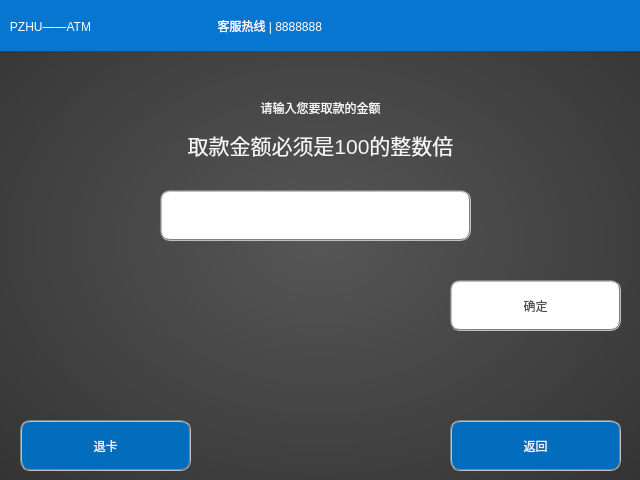
<?xml version="1.0" encoding="UTF-8"?>
<ui version="4.0">
 <class>WithdrawlDlg</class>
 <widget class="QDialog" name="WithdrawlDlg">
  <property name="geometry">
   <rect>
    <x>0</x>
    <y>0</y>
    <width>640</width>
    <height>480</height>
   </rect>
  </property>
  <property name="windowTitle">
   <string>Dialog</string>
  </property>
  <property name="styleSheet">
   <string notr="true">background-color: rgb(57, 54, 61);
background-color: qradialgradient(spread:pad, cx:0.5, cy:0.5, radius:1.9, fx:0.5, fy:0.5, stop:0.0113636 rgba(85, 85, 85, 255), stop:0.403409 rgba(49, 49, 49, 255));</string>
  </property>
  <property name="inputMethodHints">
   <set>Qt::ImhFormattedNumbersOnly</set>
  </property>
  <widget class="QLabel" name="label_2">
   <property name="geometry">
    <rect>
     <x>0</x>
     <y>80</y>
     <width>641</width>
     <height>101</height>
    </rect>
   </property>
   <property name="styleSheet">
    <string notr="true">font: 75 30pt &quot;微软雅黑&quot;;
color: rgb(245, 245, 245);

background-color: transparent;</string>
   </property>
   <property name="text">
    <string>&lt;html&gt;&lt;head/&gt;&lt;body&gt;&lt;p&gt;请输入您要取款的金额&lt;/p&gt;&lt;p&gt;&lt;span style=&quot; font-size:16pt;&quot;&gt;取款金额必须是100的整数倍&lt;/span&gt;&lt;/p&gt;&lt;/body&gt;&lt;/html&gt;</string>
   </property>
   <property name="alignment">
    <set>Qt::AlignCenter</set>
   </property>
  </widget>
  <widget class="QLabel" name="label">
   <property name="geometry">
    <rect>
     <x>0</x>
     <y>0</y>
     <width>641</width>
     <height>51</height>
    </rect>
   </property>
   <property name="sizePolicy">
    <sizepolicy hsizetype="Fixed" vsizetype="Fixed">
     <horstretch>0</horstretch>
     <verstretch>0</verstretch>
    </sizepolicy>
   </property>
   <property name="styleSheet">
    <string notr="true">color: rgb(255, 255, 255);
background-color: rgb(7, 118, 209);
font: 75 16pt &quot;微软雅黑&quot;;
</string>
   </property>
   <property name="text">
    <string>   PZHU——ATM                                      客服热线 | 8888888</string>
   </property>
  </widget>
  <widget class="QPushButton" name="pushButton_Exit">
   <property name="geometry">
    <rect>
     <x>20</x>
     <y>420</y>
     <width>171</width>
     <height>51</height>
    </rect>
   </property>
   <property name="styleSheet">
    <string notr="true">font: 75 20pt &quot;微软雅黑&quot;;
color: rgb(240, 240, 240);
background-color: rgb(2, 109, 189);

border:2px groove gray;
border-radius:10px;
padding:2px 4px;</string>
   </property>
   <property name="text">
    <string>退卡</string>
   </property>
  </widget>
  <widget class="QPushButton" name="pushButton_Exit_2">
   <property name="geometry">
    <rect>
     <x>450</x>
     <y>420</y>
     <width>171</width>
     <height>51</height>
    </rect>
   </property>
   <property name="styleSheet">
    <string notr="true">font: 75 20pt &quot;微软雅黑&quot;;
color: rgb(240, 240, 240);
background-color: rgb(2, 109, 189);

border:2px groove gray;
border-radius:10px;
padding:2px 4px;</string>
   </property>
   <property name="text">
    <string>返回</string>
   </property>
  </widget>
  <widget class="QLineEdit" name="lineEdit_RMB">
   <property name="geometry">
    <rect>
     <x>160</x>
     <y>190</y>
     <width>311</width>
     <height>51</height>
    </rect>
   </property>
   <property name="toolTip">
    <string>&lt;html&gt;&lt;head/&gt;&lt;body&gt;&lt;p&gt;&lt;br/&gt;&lt;/p&gt;&lt;/body&gt;&lt;/html&gt;</string>
   </property>
   <property name="layoutDirection">
    <enum>Qt::LeftToRight</enum>
   </property>
   <property name="styleSheet">
    <string notr="true">font: 75 20pt &quot;微软雅黑&quot;;
color: rgb(80, 80, 80);
background-color: rgb(255, 255, 255);

border:2px groove gray;
border-radius:10px;
padding:2px 4px;</string>
   </property>
   <property name="inputMethodHints">
    <set>Qt::ImhFormattedNumbersOnly</set>
   </property>
   <property name="maxLength">
    <number>6</number>
   </property>
   <property name="cursorPosition">
    <number>0</number>
   </property>
   <property name="alignment">
    <set>Qt::AlignCenter</set>
   </property>
   <property name="clearButtonEnabled">
    <bool>false</bool>
   </property>
  </widget>
  <widget class="QPushButton" name="pushButton_ok">
   <property name="geometry">
    <rect>
     <x>450</x>
     <y>280</y>
     <width>171</width>
     <height>51</height>
    </rect>
   </property>
   <property name="styleSheet">
    <string notr="true">font: 75 20pt &quot;微软雅黑&quot;;
color: rgb(80, 80, 80);
background-color: rgb(255, 255, 255);

border:2px groove gray;
border-radius:10px;
padding:2px 4px;</string>
   </property>
   <property name="text">
    <string>确定</string>
   </property>
  </widget>
 </widget>
 <tabstops>
  <tabstop>lineEdit_RMB</tabstop>
  <tabstop>pushButton_ok</tabstop>
  <tabstop>pushButton_Exit_2</tabstop>
  <tabstop>pushButton_Exit</tabstop>
 </tabstops>
 <resources/>
 <connections/>
</ui>
